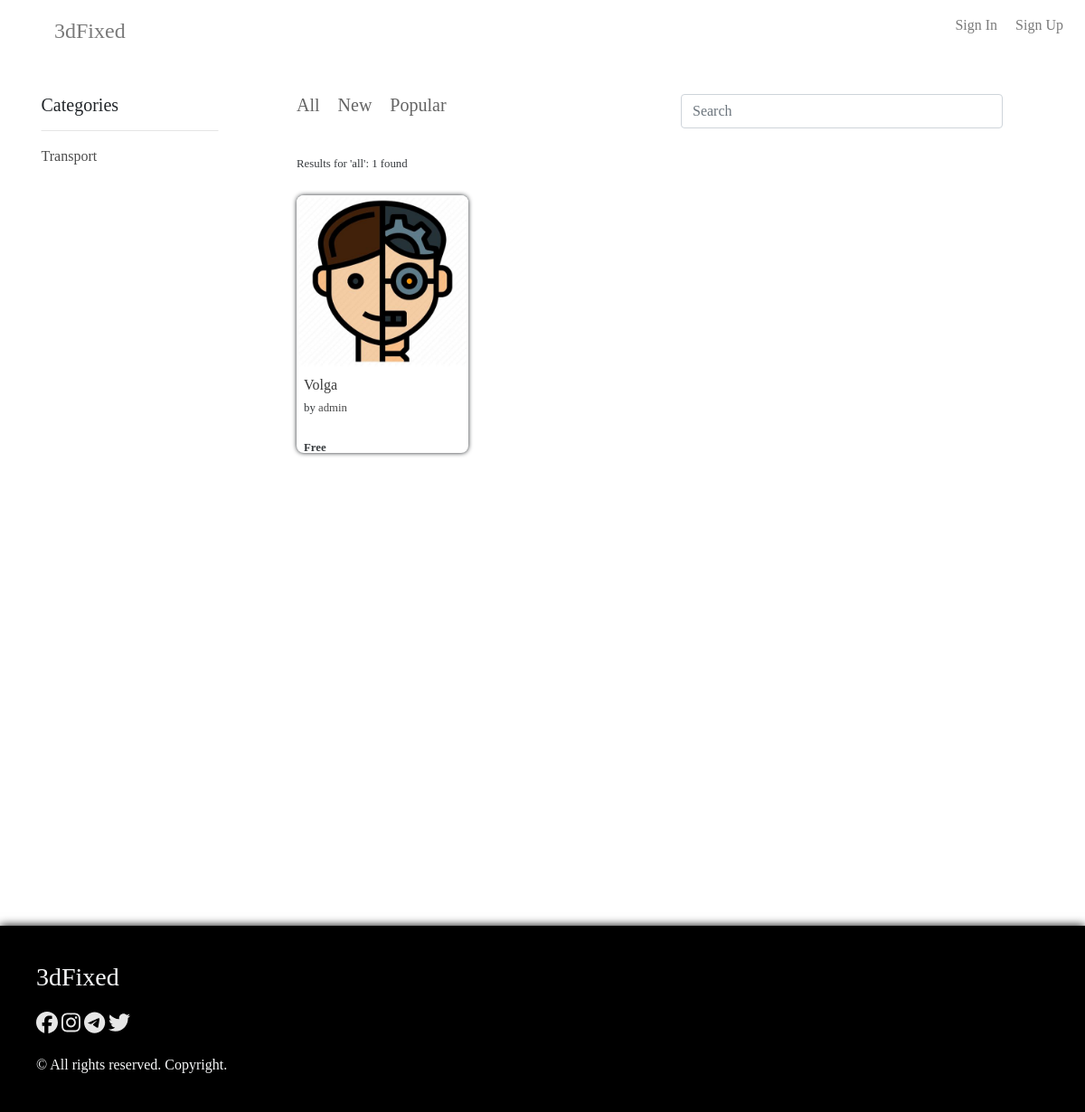
The page /engine/search/?query=all&type=filter on the database as committed earlier.
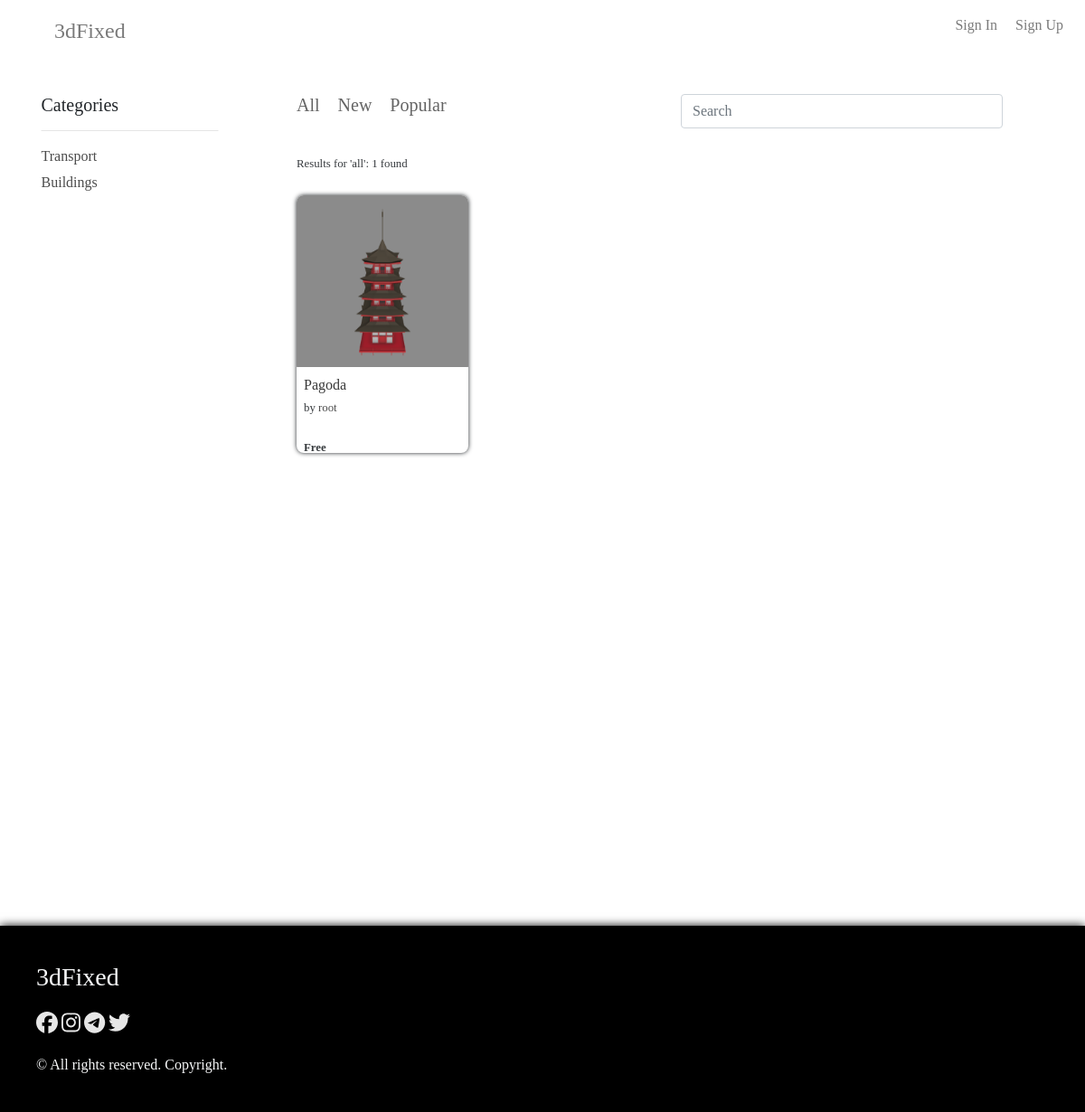
The same page on the database as committed later.
### model/models.py (models this page shows, shortened)
class Category(models.Model):
	name = models.CharField(max_length = 40)
	amount = models.IntegerField(default = 0)
	img = models.ImageField(upload_to = 'static/storage/img/categories')
	sign = models.CharField(max_length = 30, default = 'exclamation')
	def __str__(self):
		return self.name

class Mod(models.Model):
	model_name = models.CharField(max_length = 30)
	model_desc = models.TextField()
	model_price = models.FloatField()
	model_author_price = models.FloatField(default = 0)
	model_date = models.DateTimeField()
	model_views = models.IntegerField(default = 0)
	model_tags = models.JSONField()
	model_tool = models.CharField(max_length = 50)
	model_favs = models.IntegerField(default = 0)
	model_category = models.ForeignKey(Category, on_delete=models.PROTECT)
	model_author = models.ForeignKey(User, on_delete=models.PROTECT)
	model_link = models.URLField()

class ModelImage(models.Model):
	parent = models.ForeignKey(Mod, on_delete = models.CASCADE)
	file = models.ImageField(upload_to = 'static/storage/img/models')

### engine/views.py (the view)
# urls.py: path('search/', views.searchEngine, name = 'searchengine'),
def searchEngine(request):
	if request.method == 'GET':
		categories = Category.objects.all()
		if request.GET['type'] == 'byname':
			modelset = Mod.objects.filter(model_name__icontains = request.GET['query'])
			return render(request, 'engine/result.html', {'query': request.GET['query'], 'modelset': modelset, 'categories': categories})
		elif request.GET['type'] == 'category':
			modelset = Mod.objects.filter(model_category = Category.objects.get(name = request.GET['query']))
			return render(request, 'engine/result.html', {'query': request.GET['query'], 'categories': categories, 'modelset': modelset})
		elif request.GET['type'] == 'filter':
			if request.GET['query'] == 'all':
				modelset = Mod.objects.all()[:20]
			elif request.GET['query'] == 'new':
				modelset = Mod.objects.order_by('-model_date')[:20]
			elif request.GET['query'] == 'popular':
				modelset = Mod.objects.order_by('-model_views')[:20]
			else:
				modelset = Mod.objects.all()[:20]
			return render(request, 'engine/result.html', {'query': request.GET['query'], 'categories': categories, 'modelset': modelset})
		else:
			return HttpResponseRedirect(reverse('main:dashboard'))

### main/templatetags/filters.py (called while the page is built)
@register.filter
def viewFree(price):
	if price == 0:
		return 'Free'
	else:
		return f'{price}$'

### model/templatetags/model_filters.py (called while the page is built)
@register.filter
def get_model_image(model):
	image = ModelImage.objects.filter(parent = model)[0]
	return image.file.url

### templates/engine/result.html (shortened to what this page needs)
{% extends 'main/index.html' %}
{% load filters %}
{% block content %}
	<div id="sidebar">
		<h5>Categories</h5>
		<hr>
		<ul class="side-menu">
			{% for category in categories %}
			<li class="side-item"><a href="{% url 'engine:searchengine' %}?query={{category.name}}&type=category">{{category.name}}</a></li>
			{% endfor %}
		</ul>
	</div>
	<div id="content">
		<div class="container-fluid p-0">
			<div class="row mb-4">
				<div class="col-md-6">
					<ul class="side-menu">
						<li class="content-filters"><h5><a href="{% url 'engine:searchengine' %}?query=all&type=filter">All</a></h5></li>
						<li class="content-filters"><h5><a href="{% url 'engine:searchengine' %}?query=new&type=filter">New</a></h5></li>
						<li class="content-filters"><h5><a href="{% url 'engine:searchengine' %}?query=popular&type=filter">Popular</a></h5></li>
					</ul>
				</div>
				<div class="col-md-6">
					<form action="{% url 'engine:searchengine' %}" method="get">
						<div class="form-group">
							<input type="text" placeholder="Search" class="form-control" style="width: 90%; float: left;" name="query">
							<button class="btn" style="width: 10%;"></button>
						</div>
					</form>
				</div>
			</div>
			<small>Results for '{{query}}{{name}}': {{ modelset|length }} found</small>
			<div class="row mt-4">
				{% for model in modelset %}
					<div class="col-md-3 pr-2">
						<div class="model-card">
							<div class="model-image">
								{% load model_filters %}
								<img src="{{model|get_model_image}}" class="img-fluid w-100 h-100">
							</div>
							<div class="model-desc p-2">
								<p style="margin: 0;"><a href="{% url 'model:modelview' model.id %}" class="model-card-name">{{model.model_name}}</a></p>
								<small>by <a href="{% url 'engine:stranger' model.model_author %}">{{model.model_author}}</a></small><br><br>
								<small style="float: left;"><b>{{model.model_price|viewFree}}</b></small>
							</div>
						</div>
					</div>
				{% endfor %}
			</div>
		</div>
	</div>
{% endblock %}

Rows that differ between the two databases and show on the page:
removed Mod: id.file (picture), model_name "Volga", model_author "admin", model_price|viewFree "Free"
added Category: name "Buildings"
added Mod: id.file (picture), model_name "Pagoda", model_author "root", model_price|viewFree "Free"
